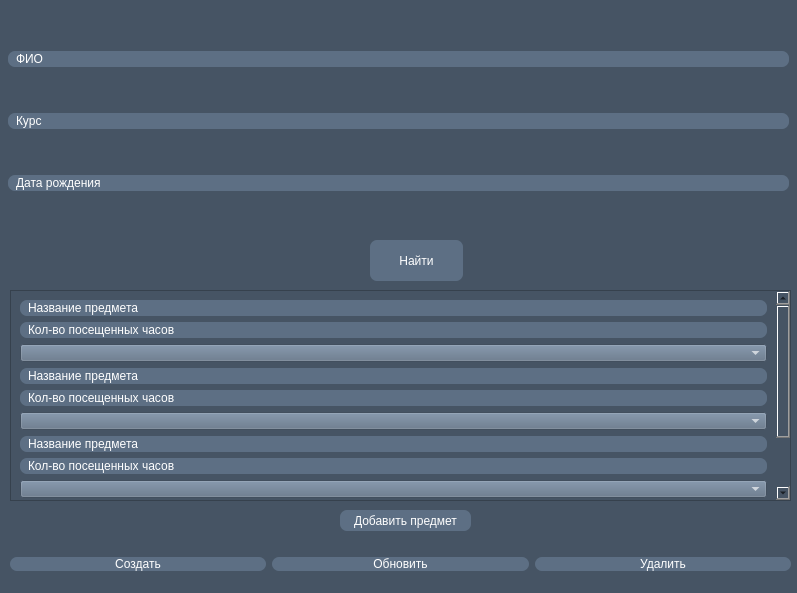
<?xml version="1.0" encoding="UTF-8"?>
<ui version="4.0">
 <class>MainWindow</class>
 <widget class="QMainWindow" name="MainWindow">
  <property name="geometry">
   <rect>
    <x>0</x>
    <y>0</y>
    <width>797</width>
    <height>593</height>
   </rect>
  </property>
  <property name="minimumSize">
   <size>
    <width>797</width>
    <height>593</height>
   </size>
  </property>
  <property name="maximumSize">
   <size>
    <width>797</width>
    <height>593</height>
   </size>
  </property>
  <property name="windowTitle">
   <string>Учет успеваемости студентов</string>
  </property>
  <property name="styleSheet">
   <string notr="true">background-color: rgb(70, 84, 100);</string>
  </property>
  <widget class="QWidget" name="centralwidget">
   <widget class="QScrollArea" name="scrollArea">
    <property name="geometry">
     <rect>
      <x>10</x>
      <y>290</y>
      <width>781</width>
      <height>211</height>
     </rect>
    </property>
    <property name="widgetResizable">
     <bool>true</bool>
    </property>
    <widget class="QWidget" name="scrollAreaWidgetContents">
     <property name="geometry">
      <rect>
       <x>0</x>
       <y>0</y>
       <width>758</width>
       <height>323</height>
      </rect>
     </property>
     <layout class="QVBoxLayout" name="verticalLayout_2">
      <item>
       <widget class="QLineEdit" name="lename_1">
        <property name="styleSheet">
         <string notr="true">background-color: rgb(93, 111, 132);
padding-left: 6px;
color: rgb(255, 255, 255);
border-radius: 7px;</string>
        </property>
        <property name="text">
         <string>Название предмета</string>
        </property>
       </widget>
      </item>
      <item>
       <widget class="QLineEdit" name="len_1">
        <property name="styleSheet">
         <string notr="true">background-color: rgb(93, 111, 132);
padding-left: 6px;
color: rgb(255, 255, 255);
border-radius: 7px;</string>
        </property>
        <property name="text">
         <string>Кол-во посещенных часов</string>
        </property>
       </widget>
      </item>
      <item>
       <widget class="QComboBox" name="cb_1">
        <property name="styleSheet">
         <string notr="true">background-color: rgb(93, 111, 132);
padding-left: 6px;
color: rgb(255, 255, 255);</string>
        </property>
        <property name="currentText">
         <string/>
        </property>
        <property name="currentIndex">
         <number>-1</number>
        </property>
        <item>
         <property name="text">
          <string>зачтено</string>
         </property>
        </item>
        <item>
         <property name="text">
          <string>не зачтено</string>
         </property>
        </item>
        <item>
         <property name="text">
          <string>отлично(5)</string>
         </property>
        </item>
        <item>
         <property name="text">
          <string>хорошо(4)</string>
         </property>
        </item>
        <item>
         <property name="text">
          <string>удовлетворительно(3)</string>
         </property>
        </item>
        <item>
         <property name="text">
          <string>неудовлетворительно(2)</string>
         </property>
        </item>
       </widget>
      </item>
      <item>
       <widget class="QLineEdit" name="lename_2">
        <property name="styleSheet">
         <string notr="true">background-color: rgb(93, 111, 132);
padding-left: 6px;
color: rgb(255, 255, 255);
border-radius: 7px;</string>
        </property>
        <property name="text">
         <string>Название предмета</string>
        </property>
       </widget>
      </item>
      <item>
       <widget class="QLineEdit" name="len_2">
        <property name="styleSheet">
         <string notr="true">background-color: rgb(93, 111, 132);
padding-left: 6px;
color: rgb(255, 255, 255);
border-radius: 7px;</string>
        </property>
        <property name="text">
         <string>Кол-во посещенных часов</string>
        </property>
       </widget>
      </item>
      <item>
       <widget class="QComboBox" name="cb_2">
        <property name="styleSheet">
         <string notr="true">background-color: rgb(93, 111, 132);
padding-left: 6px;
color: rgb(255, 255, 255);</string>
        </property>
        <property name="currentText">
         <string/>
        </property>
        <property name="currentIndex">
         <number>-1</number>
        </property>
        <item>
         <property name="text">
          <string>зачтено</string>
         </property>
        </item>
        <item>
         <property name="text">
          <string>не зачтено</string>
         </property>
        </item>
        <item>
         <property name="text">
          <string>отлично(5)</string>
         </property>
        </item>
        <item>
         <property name="text">
          <string>хорошо(4)</string>
         </property>
        </item>
        <item>
         <property name="text">
          <string>удовлетворительно(3)</string>
         </property>
        </item>
        <item>
         <property name="text">
          <string>неудовлетворительно(2)</string>
         </property>
        </item>
       </widget>
      </item>
      <item>
       <widget class="QLineEdit" name="lename_3">
        <property name="styleSheet">
         <string notr="true">background-color: rgb(93, 111, 132);
padding-left: 6px;
color: rgb(255, 255, 255);
border-radius: 7px;</string>
        </property>
        <property name="text">
         <string>Название предмета</string>
        </property>
       </widget>
      </item>
      <item>
       <widget class="QLineEdit" name="len_3">
        <property name="styleSheet">
         <string notr="true">background-color: rgb(93, 111, 132);
padding-left: 6px;
color: rgb(255, 255, 255);
border-radius: 7px;</string>
        </property>
        <property name="text">
         <string>Кол-во посещенных часов</string>
        </property>
       </widget>
      </item>
      <item>
       <widget class="QComboBox" name="cb_3">
        <property name="styleSheet">
         <string notr="true">background-color: rgb(93, 111, 132);
padding-left: 6px;
color: rgb(255, 255, 255);</string>
        </property>
        <property name="currentText">
         <string/>
        </property>
        <property name="currentIndex">
         <number>-1</number>
        </property>
        <item>
         <property name="text">
          <string>зачтено</string>
         </property>
        </item>
        <item>
         <property name="text">
          <string>не зачтено</string>
         </property>
        </item>
        <item>
         <property name="text">
          <string>отлично(5)</string>
         </property>
        </item>
        <item>
         <property name="text">
          <string>хорошо(4)</string>
         </property>
        </item>
        <item>
         <property name="text">
          <string>удовлетворительно(3)</string>
         </property>
        </item>
        <item>
         <property name="text">
          <string>неудовлетворительно(2)</string>
         </property>
        </item>
       </widget>
      </item>
      <item>
       <widget class="QLineEdit" name="lename_4">
        <property name="styleSheet">
         <string notr="true">background-color: rgb(93, 111, 132);
padding-left: 6px;
color: rgb(255, 255, 255);
border-radius: 7px;</string>
        </property>
        <property name="text">
         <string>Название предмета</string>
        </property>
       </widget>
      </item>
      <item>
       <widget class="QLineEdit" name="len_4">
        <property name="styleSheet">
         <string notr="true">background-color: rgb(93, 111, 132);
padding-left: 6px;
color: rgb(255, 255, 255);
border-radius: 7px;</string>
        </property>
        <property name="text">
         <string>Кол-во посещенных часов</string>
        </property>
       </widget>
      </item>
      <item>
       <widget class="QComboBox" name="cb_4">
        <property name="styleSheet">
         <string notr="true">background-color: rgb(93, 111, 132);
padding-left: 6px;
color: rgb(255, 255, 255);</string>
        </property>
        <property name="currentText">
         <string/>
        </property>
        <property name="currentIndex">
         <number>-1</number>
        </property>
        <item>
         <property name="text">
          <string>зачтено</string>
         </property>
        </item>
        <item>
         <property name="text">
          <string>не зачтено</string>
         </property>
        </item>
        <item>
         <property name="text">
          <string>отлично(5)</string>
         </property>
        </item>
        <item>
         <property name="text">
          <string>хорошо(4)</string>
         </property>
        </item>
        <item>
         <property name="text">
          <string>удовлетворительно(3)</string>
         </property>
        </item>
        <item>
         <property name="text">
          <string>неудовлетворительно(2)</string>
         </property>
        </item>
       </widget>
      </item>
     </layout>
    </widget>
   </widget>
   <widget class="QPushButton" name="btn_find">
    <property name="geometry">
     <rect>
      <x>370</x>
      <y>240</y>
      <width>93</width>
      <height>41</height>
     </rect>
    </property>
    <property name="styleSheet">
     <string notr="true">QPushButton{
	background-color: rgb(93, 111, 132);
	color: rgb(255, 255, 255);
	border-radius: 7px;
}
QPushButton:hover{
	background-color: rgb(112, 128, 144);
	color: rgb(255, 255, 255);
	border-radius: 7px;
}
QPushButton:pressed{
	background-color: rgb(128, 128, 128);
	color: rgb(255, 255, 255);
	border-radius: 7px;
}</string>
    </property>
    <property name="text">
     <string>Найти</string>
    </property>
   </widget>
   <widget class="QWidget" name="layoutWidget">
    <property name="geometry">
     <rect>
      <x>10</x>
      <y>539</y>
      <width>781</width>
      <height>51</height>
     </rect>
    </property>
    <layout class="QHBoxLayout" name="horizontalLayout">
     <item>
      <widget class="QPushButton" name="btn_create">
       <property name="styleSheet">
        <string notr="true">QPushButton{
	background-color: rgb(93, 111, 132);
	color: rgb(255, 255, 255);
	border-radius: 7px;
}
QPushButton:hover{
	background-color: rgb(112, 128, 144);
	color: rgb(255, 255, 255);
	border-radius: 7px;
}
QPushButton:pressed{
	background-color: rgb(128, 128, 128);
	color: rgb(255, 255, 255);
	border-radius: 7px;
}</string>
       </property>
       <property name="text">
        <string>Создать</string>
       </property>
      </widget>
     </item>
     <item>
      <widget class="QPushButton" name="btn_update">
       <property name="styleSheet">
        <string notr="true">QPushButton{
	background-color: rgb(93, 111, 132);
	color: rgb(255, 255, 255);
	border-radius: 7px;
}
QPushButton:hover{
	background-color: rgb(112, 128, 144);
	color: rgb(255, 255, 255);
	border-radius: 7px;
}
QPushButton:pressed{
	background-color: rgb(128, 128, 128);
	color: rgb(255, 255, 255);
	border-radius: 7px;
}</string>
       </property>
       <property name="text">
        <string>Обновить</string>
       </property>
      </widget>
     </item>
     <item>
      <widget class="QPushButton" name="btn_delete">
       <property name="styleSheet">
        <string notr="true">QPushButton{
	background-color: rgb(93, 111, 132);
	color: rgb(255, 255, 255);
	border-radius: 7px;
}
QPushButton:hover{
	background-color: rgb(112, 128, 144);
	color: rgb(255, 255, 255);
	border-radius: 7px;
}
QPushButton:pressed{
	background-color: rgb(128, 128, 128);
	color: rgb(255, 255, 255);
	border-radius: 7px;
}</string>
       </property>
       <property name="text">
        <string>Удалить</string>
       </property>
      </widget>
     </item>
    </layout>
   </widget>
   <widget class="QPushButton" name="btn_add">
    <property name="geometry">
     <rect>
      <x>340</x>
      <y>510</y>
      <width>131</width>
      <height>21</height>
     </rect>
    </property>
    <property name="styleSheet">
     <string notr="true">QPushButton{
	background-color: rgb(93, 111, 132);
	color: rgb(255, 255, 255);
	border-radius: 7px;
}
QPushButton:hover{
	background-color: rgb(112, 128, 144);
	color: rgb(255, 255, 255);
	border-radius: 7px;
}
QPushButton:pressed{
	background-color: rgb(128, 128, 128);
	color: rgb(255, 255, 255);
	border-radius: 7px;
}</string>
    </property>
    <property name="text">
     <string>Добавить предмет</string>
    </property>
   </widget>
   <widget class="QWidget" name="">
    <property name="geometry">
     <rect>
      <x>8</x>
      <y>11</y>
      <width>781</width>
      <height>221</height>
     </rect>
    </property>
    <layout class="QVBoxLayout" name="verticalLayout">
     <item>
      <widget class="QLineEdit" name="le_name">
       <property name="styleSheet">
        <string notr="true">background-color: rgb(93, 111, 132);
padding-left: 6px;
color: rgb(255, 255, 255);
border-radius: 7px;</string>
       </property>
       <property name="text">
        <string>ФИО</string>
       </property>
      </widget>
     </item>
     <item>
      <widget class="QLineEdit" name="le_course">
       <property name="styleSheet">
        <string notr="true">background-color: rgb(93, 111, 132);
padding-left: 6px;
color: rgb(255, 255, 255);
border-radius: 7px;</string>
       </property>
       <property name="text">
        <string>Курс</string>
       </property>
      </widget>
     </item>
     <item>
      <widget class="QLineEdit" name="le_birth">
       <property name="styleSheet">
        <string notr="true">background-color: rgb(93, 111, 132);
padding-left: 6px;
color: rgb(255, 255, 255);
border-radius: 7px;</string>
       </property>
       <property name="text">
        <string>Дата рождения</string>
       </property>
      </widget>
     </item>
    </layout>
   </widget>
  </widget>
 </widget>
 <resources/>
 <connections/>
</ui>
